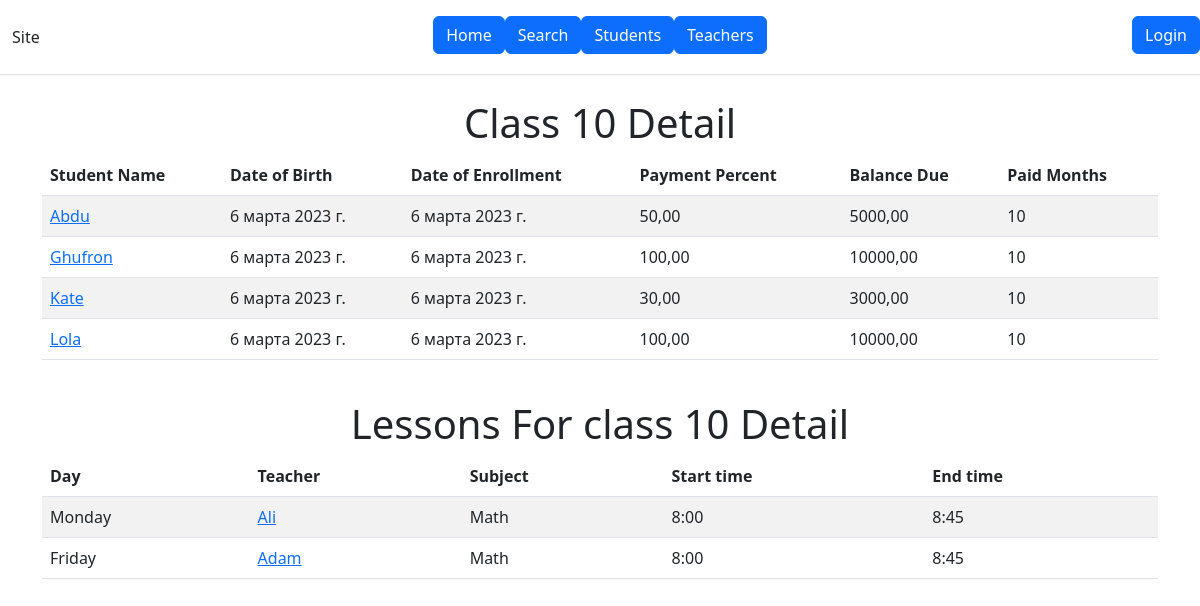
Page /class/10/ on the earlier database version.
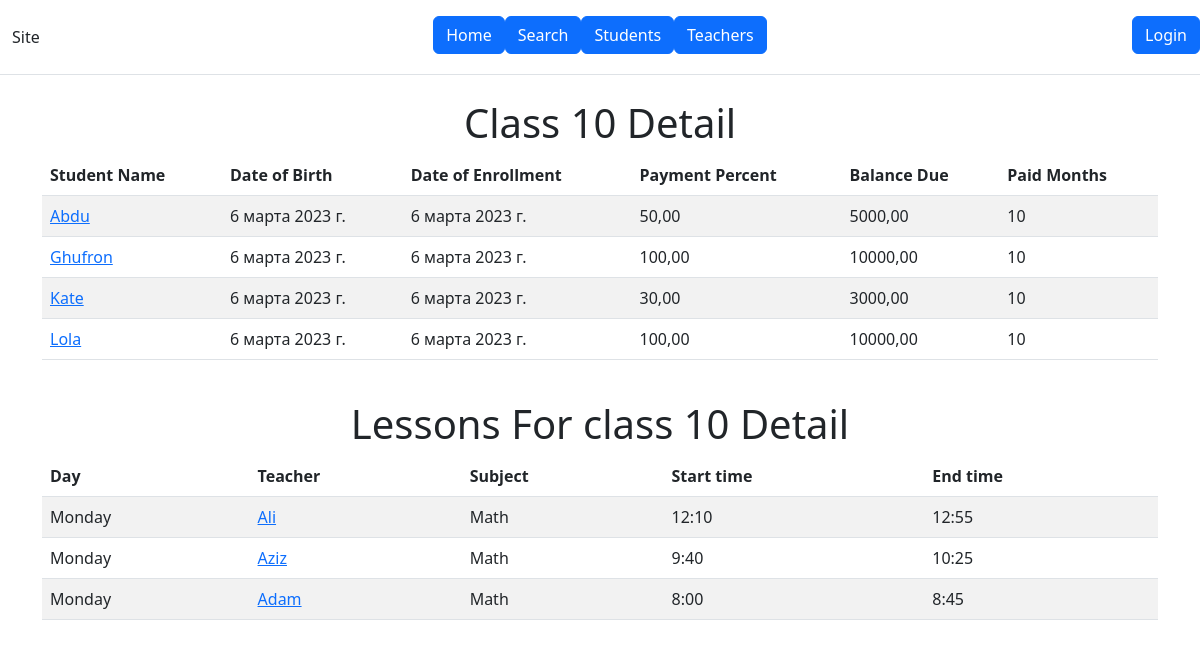
Same page on the later database version.
### main/models.py (models this page shows, shortened)
class Student(models.Model):
    name = models.CharField(max_length=100)
    date_of_birth = models.DateField()
    date_of_enrollment = models.DateField()
    payment_percent = models.DecimalField(max_digits=5, decimal_places=2)
    balance_due = models.DecimalField(max_digits=10, decimal_places=2)
    paid_months = models.CharField(max_length=100)

class Lesson(models.Model):
    DAY_CHOICES = [
        ('MON', 'Monday'),
        ('TUE', 'Tuesday'),
        ('WED', 'Wednesday'),
        ('THU', 'Thursday'),
        ('FRI', 'Friday'),
    ]
    day = models.CharField(choices=DAY_CHOICES, max_length=3)
    lesson_time = models.ForeignKey(LessonTime, on_delete=models.CASCADE)
    class_name = models.ForeignKey(Class, on_delete=models.CASCADE)
    teacher = models.ForeignKey(Teacher, on_delete=models.CASCADE)

class Teacher(models.Model):
    name = models.CharField(max_length=100)
    date_of_birth = models.DateField()
    date_of_enrollment = models.DateField()
    teachSubj = models.ForeignKey('SubjectLesson', on_delete=models.CASCADE)
    gender = models.ForeignKey(Gender, on_delete=models.CASCADE)
    nation = models.ForeignKey(Nation, on_delete=models.CASCADE)
    category = models.ForeignKey(Category, on_delete=models.CASCADE, blank=True)
    work_experience = models.IntegerField(blank=True)
    admission_year = models.IntegerField()
    mail = models.CharField(max_length=50, blank=True)
    number_phone = models.CharField(max_length=20)
    number_whatsapp = models.CharField(max_length=20)
    date_certification = models.DateField(auto_now_add=True)
    address = models.CharField(max_length=100)
    def __str__(self):
        return self.name

class SubjectLesson(models.Model):
    nameSubject = models.CharField(max_length=100)
    teachers = models.ManyToManyField(Teacher, blank=True)
    def __str__(self):
        return self.nameSubject

class LessonTime(models.Model):
    hour_lesson = models.IntegerField()
    start_time = models.TimeField(default=retTime()[0])
    end_time = models.TimeField(default=retTime()[-1])

### main/views.py (the view)
# urls.py: path('class/<int:class_number>/', views.class_detail2, name='class_detail'),
def class_detail2(request, class_number):
    class_obj = get_object_or_404(Class, class_number=class_number)
    students = class_obj.students.all()
    lessons = Lesson.objects.filter(class_name=class_obj)
    context = {'class_number': class_number, 'students': students, 'action': 'class_detail', 'lessons': lessons}
    return render(request, 'main/class_detail.html', context)

### main/templates/main/class_detail.html
{% extends 'main/base.html' %}
{% block content %}
  <center><h1>Class {{ class_number }} Detail</h1></center>
  <table class="table table-striped">
    <thead>
      <tr>
        <th>Student Name</th>
        <th>Date of Birth</th>
        <th>Date of Enrollment</th>
        <th>Payment Percent</th>
        <th>Balance Due</th>
        <th>Paid Months</th>
      </tr>
    </thead>
    <tbody>
      {% for student in students %}
        <tr>
          <td><a href="{% url 'main:student_detail' name=student.name %}">{{ student.name }}</a></td>
          <td>{{ student.date_of_birth }}</td>
          <td>{{ student.date_of_enrollment }}</td>
          <td>{{ student.payment_percent }}</td>
          <td>{{ student.balance_due }}</td>
          <td>{{ student.paid_months }}</td>
        </tr>
      {% endfor %}
    </tbody>
  </table>
  {% if action == 'class_detail' %}
    {% if lessons %}
      <br>
      <center><h1>Lessons For class {{ class_number }} Detail</h1></center>
      <table class="table table-striped">
        <thead>
          <tr>
            <th>Day</th>
            <th>Teacher</th>
            <th>Subject</th>
            <th>Start time</th>
            <th>End time</th>
          </tr>
        </thead>
        <tbody>
          {% for lesson in lessons %}
            <tr>
              <td>{{ lesson.get_day_display }}</td>
              <td><a href="{% url 'main:teacher_detail' name=lesson.teacher %}">{{ lesson.teacher }}</a></td>
              <td>{{ lesson.teacher.teachSubj }}</td>
              <td>{{ lesson.lesson_time.start_time }}</td>
              <td>{{ lesson.lesson_time.end_time }}</td>
            </tr>
          {% endfor %}
        </tbody>
      </table>
    {% else %} <h1>No timetable</h1>
    {% endif %}
  {% endif %}
{% endblock %}

Differences in the rows shown:
removed Lesson: day "Monday", teacher "Ali", teacher.teachSubj "Math", lesson_time.start_time "8:00", lesson_time.end_time "8:45"
removed Lesson: day "Friday", teacher "Adam", teacher.teachSubj "Math", lesson_time.start_time "8:00", lesson_time.end_time "8:45"
added Lesson: day "Monday", teacher "Ali", teacher.teachSubj "Math", lesson_time.start_time "12:10", lesson_time.end_time "12:55"
added Lesson: day "Monday", teacher "Aziz", teacher.teachSubj "Math", lesson_time.start_time "9:40", lesson_time.end_time "10:25"
added Lesson: day "Monday", teacher "Adam", teacher.teachSubj "Math", lesson_time.start_time "8:00", lesson_time.end_time "8:45"
